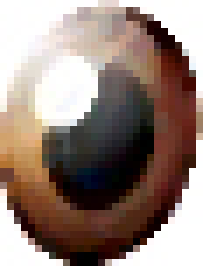
//> input picture Release/OrigineData/01/Eye_left_pupil1.jpg, 29 x 38 px (shown 7 times larger)
$ ./face ../../Release/OrigineData/01/Eye_left_pupil1.jpg   (built with g++ and OpenCV 4)
//> lines starting //> are read from the running program, lines starting //| are printed output that depends on the picture; after the words box and inside, x2 and y2 are one past the last pixel; in counts of white or black regions, pixels touching at a corner belong together
#include "cv.h"
#include "highgui.h"


#include <stdio.h>
#include <stdlib.h>
#include <string.h>
#include <assert.h>
#include <math.h>
#include <float.h>
#include <limits.h>
#include <time.h>
#include <ctype.h>

#define max_corners 10
#define max_face 10

#ifdef _EiC
#define WIN32
#endif

static CvMemStorage* storage = 0;
static CvHaarClassifierCascade* cascade = 0;
static CvHaarClassifierCascade* cascade2 = 0;

void detect_and_draw( IplImage* image );

const char* cascade_name =
    "haarcascade_frontalface_alt.xml";
const char* cascade_name2 =
    "haarcascade_eye_tree_eyeglasses.xml";
/*    "haarcascade_profileface.xml";*/

int main( int argc, char** argv )
{
    IplImage *pImg;

    if( argc == 2 && (pImg=cvLoadImage(argv[1],1))!= 0 )
//> pImg is the input picture: 38 rows x 29 cols, CV_8UC3; mean B, G, R 121.8, 130.6, 149.5
    {
		cvNamedWindow("Src",1);
		cvShowImage("Src",pImg);
	}

    cascade = (CvHaarClassifierCascade*)cvLoad( cascade_name, 0, 0, 0 );
	cascade2 = (CvHaarClassifierCascade*)cvLoad( cascade_name2, 0, 0, 0 );


    if( !cascade )
    {
        fprintf( stderr, "ERROR: Could not load classifier cascade\n" );
        fprintf( stderr,
        "Usage: facedetect --cascade=\"<cascade_path>\" [filename|camera_index]\n" );
        return -1;
    }
    storage = cvCreateMemStorage(0);

    cvNamedWindow( "result", 1 );
	detect_and_draw(pImg);
    cvWaitKey(0);
    cvReleaseImage( &pImg );
    cvDestroyWindow("result");

    return 0;
}

void detect_and_draw( IplImage* img )
{
	int cornerCount=max_corners;

    double scale = 1.3;
    IplImage* gray = cvCreateImage( cvSize(img->width,img->height), 8, 1 );

    IplImage* small_img = cvCreateImage( cvSize( cvRound (img->width/scale),
                         cvRound (img->height/scale)),
                     8, 1 );
    int i,j;

    cvCvtColor( img, gray, CV_BGR2GRAY );
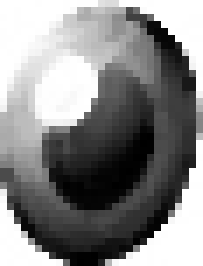
//> gray: 38 rows x 29 cols, CV_8UC1 (shown 7 times larger); min 0, max 255, mean 135.2
    cvResize( gray, small_img, CV_INTER_LINEAR );
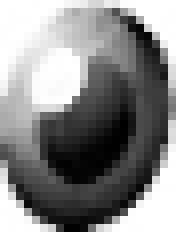
//> small_img: 29 rows x 22 cols, CV_8UC1 (shown 8 times larger); min 0, max 255, mean 135.5
    cvEqualizeHist( small_img, small_img );
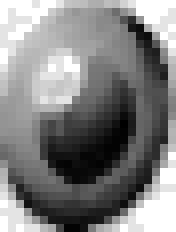
//> small_img: 29 rows x 22 cols, CV_8UC1 (shown 8 times larger); min 0, max 255, mean 130.1
    cvClearMemStorage( storage );

	CvRect eye_ROI[2*max_face];
	CvRect nose_ROI[max_face];
    CvRect mouth_ROI[max_face];
    CvPoint2D32f corners[max_corners];
    CvPoint face[2*max_face],eye[4*max_face],nose[2*max_face],mouth[2*max_face];
    int face_width[max_face],face_height[max_face];

    if( cascade )
    {
        double t = (double)cvGetTickCount();
        CvSeq* faces = cvHaarDetectObjects( small_img, cascade, storage,
                                            1.1, 2, 0,cvSize(30, 30) );
//> faces = 0 items

		CvSeq* eyes = cvHaarDetectObjects( small_img, cascade2, storage,
                                            1.1, 2, 0,cvSize(30, 30) );
//> eyes = 0 items

        t = (double)cvGetTickCount() - t;
        printf( "detection time = %gms\n", t/((double)cvGetTickFrequency()*1000.) );

//人脸识别
        for( i = 0; i < (faces ? faces->total : 0); i++ )
        {
            CvRect* r = (CvRect*)cvGetSeqElem( faces, i );
            face[2*i].x=cvRound(r->x*scale);
			face[2*i].y=cvRound(r->y*scale);
			face[2*i+1].x=cvRound((r->x + r->width)*scale);
			face[2*i+1].y=cvRound((r->y + r->height)*scale);


			cvRectangle(img,face[2*i],face[2*i+1],CV_RGB(255,0,0),3,8,0);
        }
//> this loop made 0 passes
//> after the loop, face = contour of 20 points, box (x1, y1, x2, y2) (0, 0, 1, 1), area 0

		int temp;            //face从大到小排序
		for(i=0;i<2*faces->total;i++)
		{
			for(j=0;j<2*faces->total-i;j++)
			{
				if(face[j].x<face[j+1].x)
				{
					temp=face[j].x;face[j].x=face[j+1].x;face[j+1].x=temp;

                    temp=face[j].y;face[j].y=face[j+1].y;face[j+1].y=temp;
				}
			}
		}
//> after the loop, temp = 0
        for(i=0;i<faces->total;i++)
		{
			face_width[i]=face[2*i].x-face[2*i+1].x;
            face_height[i]=face[2*i].y-face[2*i+1].y;
		}
//> after the loop, face_width = [0, 0, 0, 0, 0, 0, 0, 0, 0, 0]; face_height = [0, 0, 0, 0, 0, 0, 0, 0, 0, 0]


//眼睛检测与角点检测
        IplImage* corners1;
		IplImage* corners2;

		for( i = 0; i < (eyes ? eyes->total : 0); i++ )
        {
            CvRect* r = (CvRect*)cvGetSeqElem( eyes, i );


            eye[2*i].x=cvRound((r->x)*scale-face_width[cvRound(i/2-0.5)]/25);
			eye[2*i].y=cvRound((r->y)*scale+face_height[cvRound(i/2-0.5)]/15);
			eye[2*i+1].x=cvRound((r->x + r->width+face_width[cvRound(i/2-0.5)]/25)*scale);
			eye[2*i+1].y=cvRound((r->y + r->height)*scale-face_height[cvRound(i/2-0.5)]/25);

			cvRectangle(img,eye[2*i],eye[2*i+1],CV_RGB(255,0,0),3,8,0);

			eye_ROI[i].height=eye[2*i+1].y-eye[2*i].y;
			eye_ROI[i].width=eye[2*i+1].x-eye[2*i].x;
			eye_ROI[i].x=eye[2*i].x;
			eye_ROI[i].y=eye[2*i].y;
		}
//> after the loop, eye = contour of 40 points, box (x1, y1, x2, y2) (0, 0, 1, 1), area 0; eye_ROI = 20 Rects (x, y, width, height), first 8: [0, 0, 0, 0], [0, 0, 0, 0], [0, 0, 0, 0], [0, 0, 0, 0], [0, 0, 0, 0], [0, 0, 0, 0], [0, 0, 0, 0], [0, 0, 0, 0]


		int ymin=0,ymax=0;
		for(i=0;i<eyes->total;i++)
		{
			cvSetImageROI(gray,eye_ROI[i]);
			cvSetImageROI(img,eye_ROI[i]);

			corners1= cvCreateImage(cvGetSize(gray), IPL_DEPTH_32F, 1);
			corners2= cvCreateImage(cvGetSize(gray),IPL_DEPTH_32F, 1);
			CvSize size;
            size=cvGetSize(gray);
			ymin=size.height/4;
			ymax=size.height*2/3;

			cvGoodFeaturesToTrack (gray, corners1, corners2, corners,
                                     &cornerCount, 0.15, 5, 0);

			CvPoint point1,point2;
			point1.x=200;
			point1.y=200;
			point2.x=0;
			point2.y=0;
			for (int j=0; j<cornerCount; j++)
			{

				if(corners[j].y<ymax&&corners[j].y>ymin)
				{
					if(point1.x>corners[j].x)
					{
						point1.x=corners[j].x;
						point1.y=corners[j].y;
					}
					if(point2.x<corners[j].x)
					{
						point2.x=corners[j].x;
						point2.y=corners[j].y;
					}
				}
			}
			cvCircle(img, cvPoint((int)(point1.x), (int)(point1.y)), 4,
               CV_RGB(255,0,0), 2, CV_AA, 0);
			cvCircle(img, cvPoint((int)(point2.x), (int)(point2.y)), 4,
               CV_RGB(255,0,0), 2, CV_AA, 0);

			img->roi=NULL;
			gray->roi=NULL;
		}
//> after the loop, corners = 10 Points (x, y): [0, 0], [0, 0], [0, 0], [0, 0], [0, 0], [0, 0], [0, 0], [0, 0], [0, 0], [0, 0]

		                          //eyes从大到小排序
		for(i=0;i<4*faces->total;i++)
		{
			for(j=0;j<4*faces->total-i;j++)
			{
				if(eye[j].x<eye[j+1].x)
				{
					temp=eye[j].x;eye[j].x=eye[j+1].x;eye[j+1].x=temp;

                    temp=eye[j].y;eye[j].y=eye[j+1].y;eye[j+1].y=temp;
				}
			}
		}
//> after the loop, temp = 0


//鼻子检测与角点检测

		for(i=0;i<faces->total;i++)
		{
			nose[2*i].x=(eye[4*i].x+eye[4*i+1].x)/2-face_width[i]/18;
			nose[2*i].y=((eye[4*i].y>eye[4*i+2].y)?eye[4*i].y:eye[4*i+2].y);
			nose[2*i+1].x=(eye[4*i+2].x+eye[4*i+3].x)/2+face_width[i]/18;
            nose[2*i+1].y=nose[2*i].y+face_height[i]/3.56;

			nose_ROI[i].height=nose[2*i+1].y-nose[2*i].y;
			nose_ROI[i].width=nose[2*i].x-nose[2*i+1].x;
			nose_ROI[i].x=nose[2*i+1].x;
			nose_ROI[i].y=nose[2*i].y;

			cvRectangle(img,nose[2*i],nose[2*i+1],CV_RGB(255,255,255),2,CV_AA,0);
		}
//> after the loop, nose has the same summary as face; nose_ROI = 10 Rects (x, y, width, height), first 8: [0, 0, 0, 0], [0, 0, 0, 0], [0, 0, 0, 0], [0, 0, 0, 0], [0, 0, 0, 0], [0, 0, 0, 0], [0, 0, 0, 0], [0, 0, 0, 0]

        CvPoint point3,point4;
		for(i=0;i<faces->total;i++)
		{
			cvSetImageROI(gray,nose_ROI[i]);
			cvSetImageROI(img,nose_ROI[i]);

            CvSize size;
			size=cvGetSize(gray);
			corners1= cvCreateImage(cvGetSize(gray), IPL_DEPTH_32F, 1);
			corners2= cvCreateImage(cvGetSize(gray),IPL_DEPTH_32F, 1);


			cvGoodFeaturesToTrack (gray, corners1, corners2, corners,
                                     &cornerCount, 0.2, 5, 0);


			point3.x=size.width/2;
			point3.y=0;
			point4.x=size.width/2;
			point4.y=0;
			for (int j=0; j<cornerCount; j++)
			{
				if(point3.y<corners[j].y&&point3.x>corners[j].x)
				{
					point3.x=corners[j].x;
					point3.y=corners[j].y;
				}
				if(point4.y<corners[j].x&&point4.x<corners[j].x)
				{
					point4.x=corners[j].x;
					point4.y=corners[j].y;
				}
			}
			cvCircle(img, cvPoint((int)(point3.x), (int)(point3.y)), 6,
               CV_RGB(255,0,0), 2, CV_AA, 0);
		    cvCircle(img, cvPoint((int)(point4.x), (int)(point4.y)), 6,
               CV_RGB(255,0,0), 2, CV_AA, 0);

			img->roi=NULL;
		}


//嘴检测

        for(i=0;i<faces->total;i++)
		{
			mouth[2*i].x=(eye[4*i].x+eye[4*i+1].x)/2;
			mouth[2*i].y=nose[2*i+1].y;
			mouth[2*i+1].x=(eye[4*i+2].x+eye[4*i+3].x)/2;
			mouth[2*i+1].y=nose[2*i+1].y+nose_ROI[i].height/1.9;

			mouth_ROI[i].height=mouth[2*i+1].y-mouth[2*i].y;
			mouth_ROI[i].width=mouth[2*i].x-mouth[2*i+1].x;
			mouth_ROI[i].x=mouth[2*i+1].x;
		    mouth_ROI[i].y=mouth[2*i].y;

            cvRectangle(img,mouth[2*i],mouth[2*i+1],CV_RGB(255,255,255),2,CV_AA,0);
		}
//> after the loop, mouth has the same summary as face; mouth_ROI has the same summary as nose_ROI

        for(i=0;i<faces->total;i++)
		{
			cvSetImageROI(gray,mouth_ROI[i]);
			cvSetImageROI(img,mouth_ROI[i]);

            CvSize size;
			size=cvGetSize(gray);
			corners1= cvCreateImage(cvGetSize(gray), IPL_DEPTH_32F, 1);
			corners2= cvCreateImage(cvGetSize(gray),IPL_DEPTH_32F, 1);


			cvGoodFeaturesToTrack (gray, corners1, corners2, corners,
                                     &cornerCount, 0.1, 5, 0);

			CvPoint point5,point6;
			point5.x=0;
			point5.y=0;
			point6.x=100;
			point6.y=0;
			for (int j=0; j<cornerCount; j++)
			{

				if(point5.x<corners[j].x)
				{
					point5.x=corners[j].x;
					point5.y=corners[j].y;
				}
				if(point6.x>corners[j].x)
				{
					point6.x=corners[j].x;
					point6.y=corners[j].y;
				}
			}

			cvCircle(img, cvPoint((int)(point5.x), (int)(point5.y)), 4,
               CV_RGB(255,0,0), 2, CV_AA, 0);
		    cvCircle(img, cvPoint((int)(point6.x), (int)(point6.y)), 4,
               CV_RGB(255,0,0), 2, CV_AA, 0);

			img->roi=NULL;
		}

	}

    cvShowImage( "result", img);
    cvReleaseImage( &gray );
    cvReleaseImage( &small_img );
}
